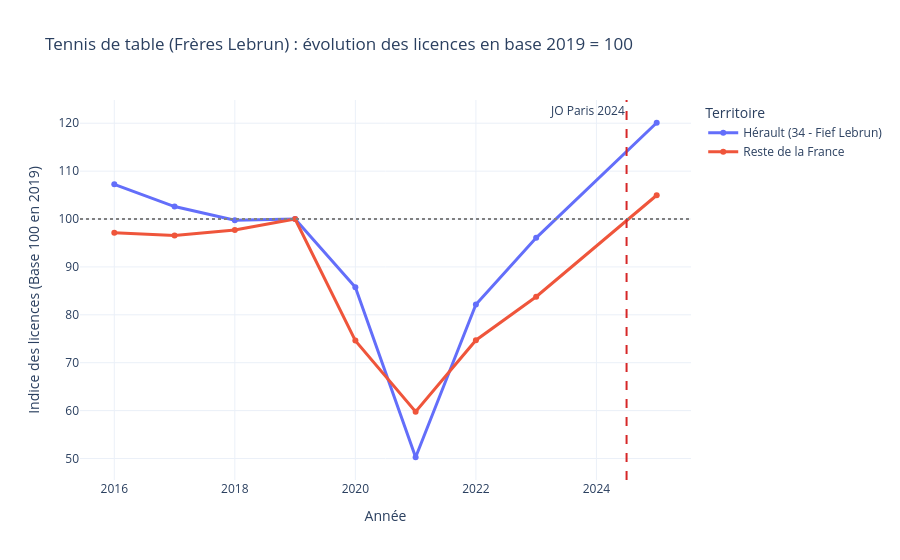

Notebook source saved alongside this figure:
### Code cell
CODE_FFTT = "124"  # À ajuster selon le tableau ci-dessus

df_ping_100 = preparer_serie_base_100(
    df_licences,
    federation=CODE_FFTT,
    dep_cible="34",
    annee_ref=2019,
    label_cible="Hérault (34 - Fief Lebrun)",
    col_fed="code_fed",
)

ecart_did = calculer_ecart_double_difference(
    df_ping_100, label_cible="Hérault (34 - Fief Lebrun)", annee_avant=2019, annee_apres=2025
)
print(f"Surplus de croissance dans l'Hérault (2023-2025) : {ecart_did:+.1f} points d'indice")

fig_courbe = plot_effet_local_base100(df_ping_100, "Tennis de table", "Frères Lebrun", annee_ref=2019, annee_evenement=2024.5)
fig_courbe.show()

df_ping_carte = calculer_croissance_departementale(
    df_licences, federation=CODE_FFTT, annee_debut=2019, annee_fin=2025, col_fed="code_fed"
)
fig_carte = plot_carte_croissance_dep(df_ping_carte, "Tennis de table", annee_debut=2019, annee_fin=2025)
fig_carte.show()

### Figure 1 — Plotly figure (JSON) as saved in the notebook; plotly's stock layout.template omitted (floating-point values rounded to 4 significant figures)
{"data": [{"hovertemplate": "Territoire=Hérault (34 - Fief Lebrun)<br>Année=%{x}<br>Indice des licences (Base 100 en 2019)=%{y}<extra></extra>", "legendgroup": "Hérault (34 - Fief Lebrun)", "line": {"color": "#636efa", "dash": "solid", "width": 3}, "marker": {"symbol": "circle"}, "mode": "lines+markers", "name": "Hérault (34 - Fief Lebrun)", "orientation": "v", "showlegend": true, "type": "scatter", "x": [2016, 2017, 2018, 2019, 2020, 2021, 2022, 2023, 2025], "xaxis": "x", "y": [107.2, 102.6, 99.74, 100.0, 85.77, 50.26, 82.14, 96.07, 120.1], "yaxis": "y"}, {"hovertemplate": "Territoire=Reste de la France<br>Année=%{x}<br>Indice des licences (Base 100 en 2019)=%{y}<extra></extra>", "legendgroup": "Reste de la France", "line": {"color": "#EF553B", "dash": "solid", "width": 3}, "marker": {"symbol": "circle"}, "mode": "lines+markers", "name": "Reste de la France", "orientation": "v", "showlegend": true, "type": "scatter", "x": [2016, 2017, 2018, 2019, 2020, 2021, 2022, 2023, 2025], "xaxis": "x", "y": [97.16, 96.57, 97.7, 100.0, 74.61, 59.75, 74.7, 83.78, 105.0], "yaxis": "y"}], "layout": {"annotations": [{"showarrow": false, "text": "JO Paris 2024", "x": 2024.0, "xanchor": "right", "xref": "x", "y": 1, "yanchor": "top", "yref": "y domain"}], "legend": {"title": {"text": "Territoire"}, "tracegroupgap": 0}, "shapes": [{"line": {"color": "gray", "dash": "dot"}, "type": "line", "x0": 0, "x1": 1, "xref": "x domain", "y0": 100, "y1": 100, "yref": "y"}, {"line": {"color": "#d62728", "dash": "dash"}, "type": "line", "x0": 2024.0, "x1": 2024.0, "xref": "x", "y0": 0, "y1": 1, "yref": "y domain"}], "title": {"text": "Tennis de table (Frères Lebrun) : évolution des licences en base 2019 = 100"}, "xaxis": {"anchor": "y", "domain": [0, 1], "title": {"text": "Année"}}, "yaxis": {"anchor": "x", "domain": [0, 1], "title": {"text": "Indice des licences (Base 100 en 2019)"}}}}
